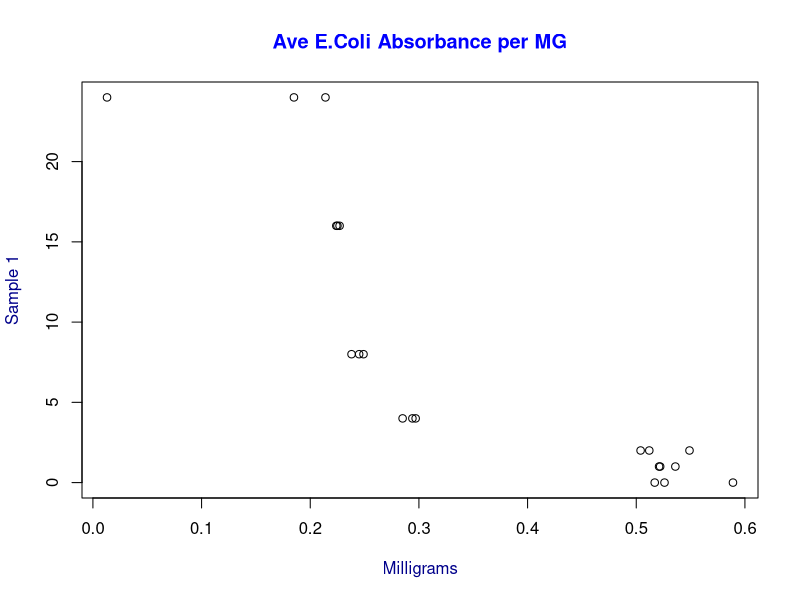
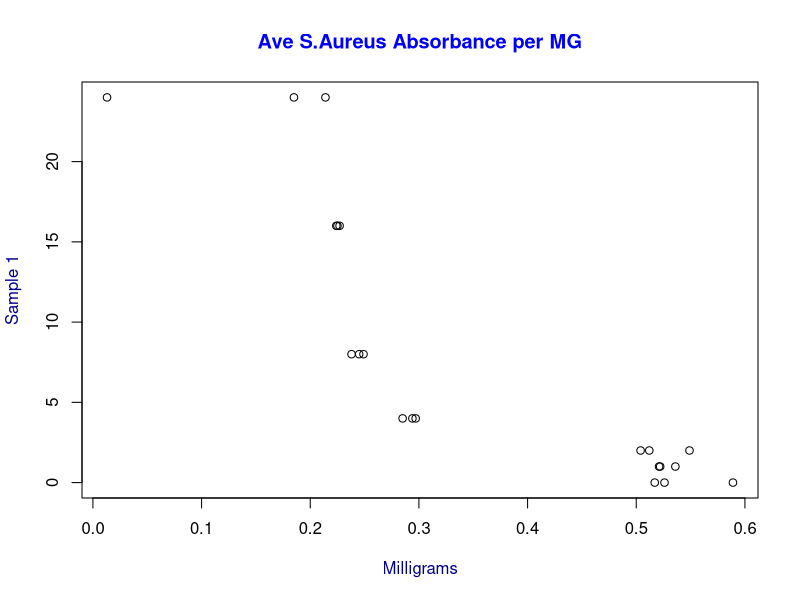
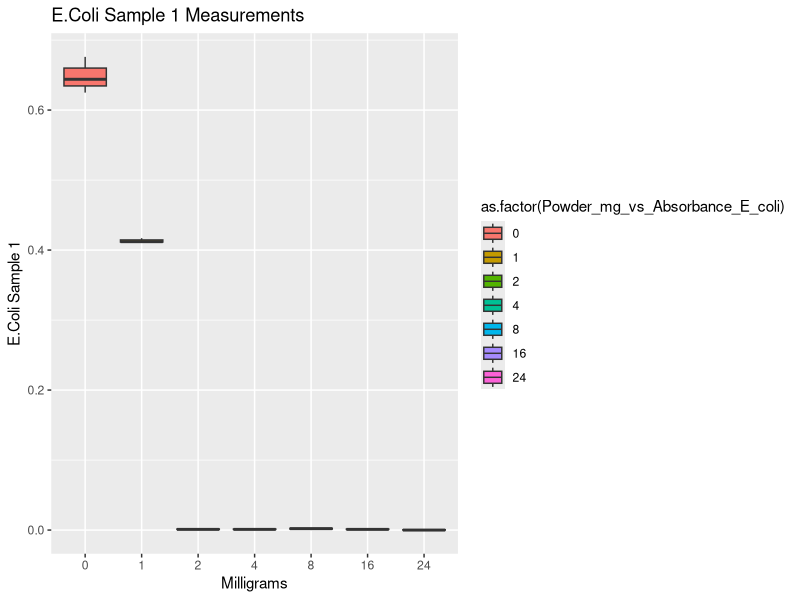
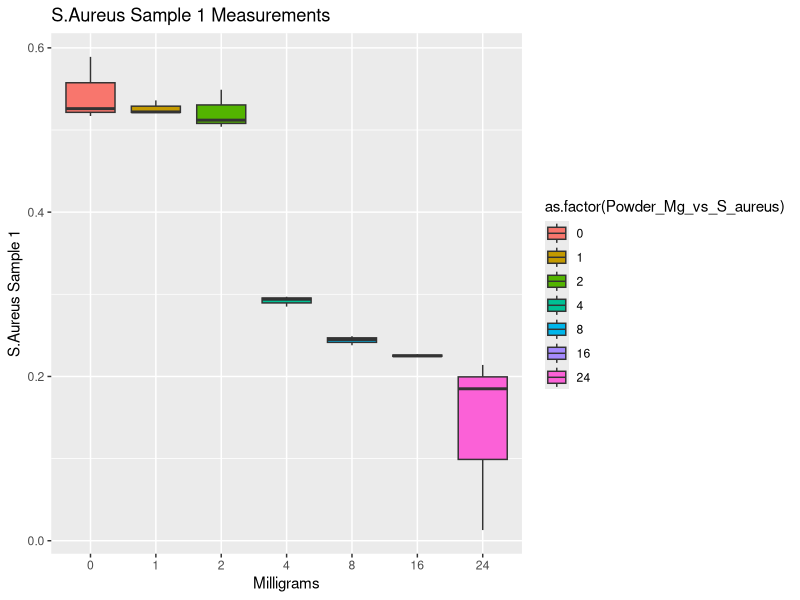
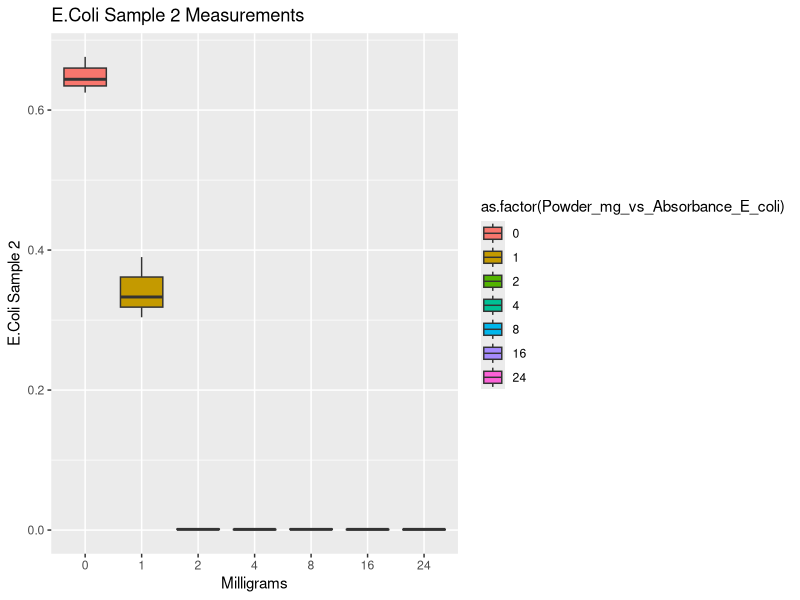
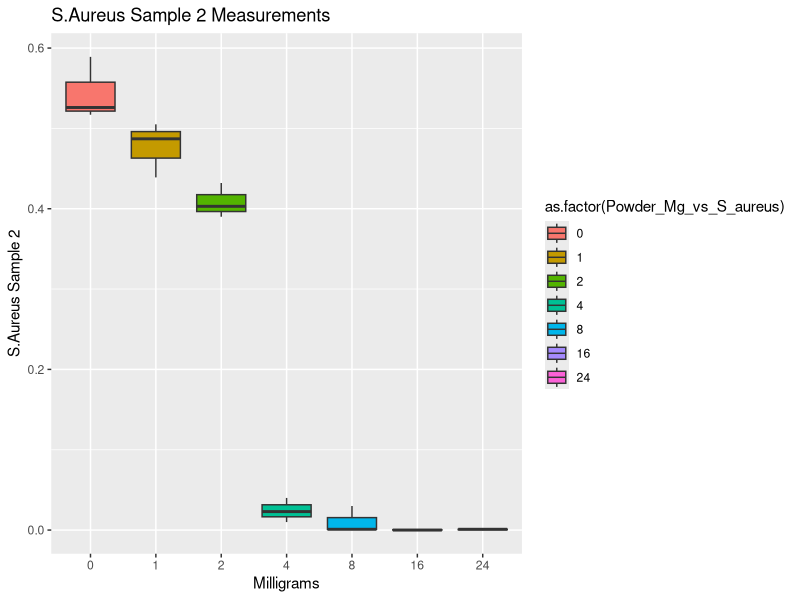
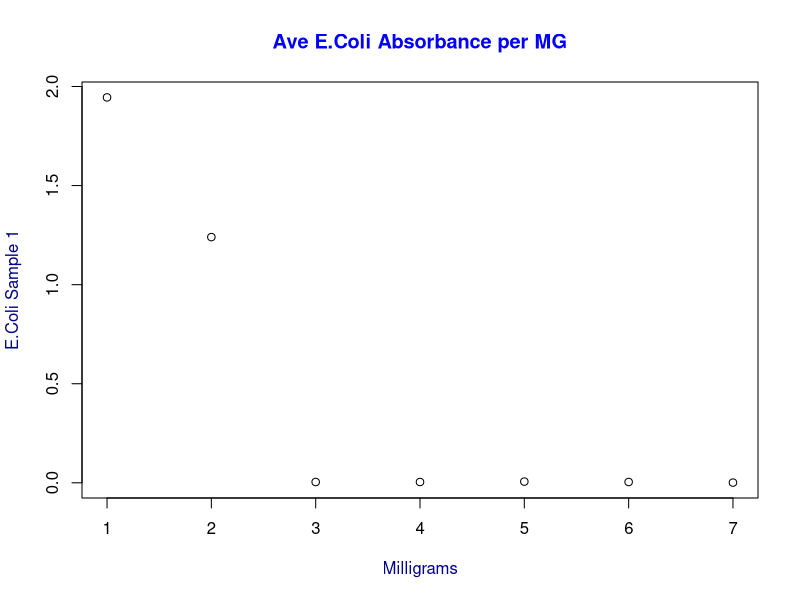
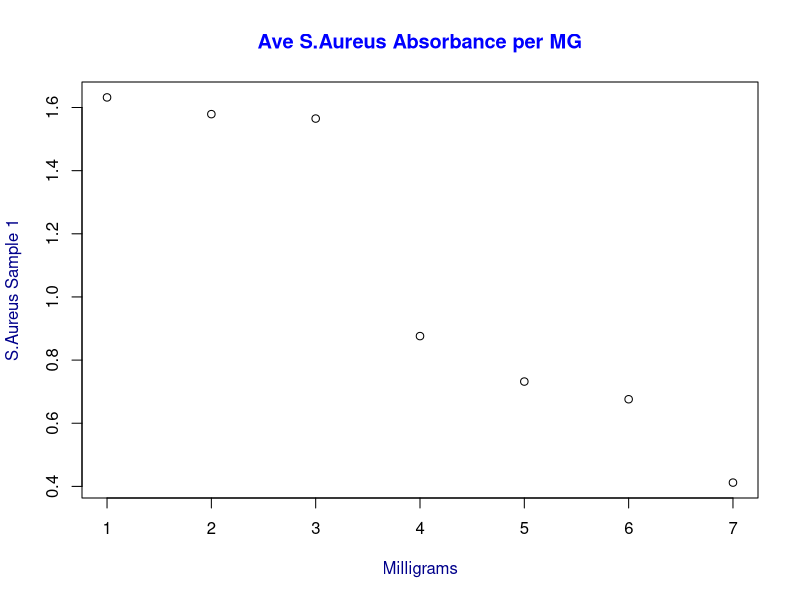

Here is the R script that generated these plots, in order:
## ---- chunk 1
setwd("C:/Users/johnakwei/Dropbox/Programming/Morphotypes")
if (!require("gridExtra")) {install.packages("gridExtra"); require("gridExtra")}
if (!require("ggplot2")) {install.packages("ggplot2"); require("ggplot2")}
## ---- chunk 2
absorbance1 <- read.csv("Absorbances1.csv", header=T)
absorbance2 <- read.csv("Absorbances2.csv", header=T)
## ---- chunk 3
names(absorbance1)
names(absorbance2)
absorbance1$Powder_mg_vs_Absorbance_E_coli <- as.numeric(absorbance1$Powder_mg_vs_Absorbance_E_coli)
absorbance2$Powder_Mg_vs_S_aureus <- as.numeric(absorbance2$Powder_Mg_vs_S_aureus)
attach(absorbance1)
attach(absorbance2)

plot(Powder_mg_vs_Absorbance_E_coli~Sample_1,
     main="Ave E.Coli Absorbance per MG",
     col.main="blue", xlab="Milligrams", ylab="Sample 1",
     col.lab="darkblue")

plot(Powder_Mg_vs_S_aureus~absorbance2$Sample_1,
     main="Ave S.Aureus Absorbance per MG",
     col.main="blue", xlab="Milligrams", ylab="Sample 1",
     col.lab="darkblue")

ggplot(absorbance1, aes(x=as.factor(Powder_mg_vs_Absorbance_E_coli),
                        y=Sample_1)) +
geom_boxplot(aes(fill=as.factor(Powder_mg_vs_Absorbance_E_coli))) +
ggtitle("E.Coli Sample 1 Measurements") +
xlab("Milligrams") + ylab("E.Coli Sample 1")

ggplot(absorbance2, aes(x=as.factor(Powder_Mg_vs_S_aureus),
                             y=absorbance2$Sample_1)) +
geom_boxplot(aes(fill=as.factor(Powder_Mg_vs_S_aureus))) +
ggtitle("S.Aureus Sample 1 Measurements") +
xlab("Milligrams") + ylab("S.Aureus Sample 1")

ggplot(absorbance1, aes(x=as.factor(Powder_mg_vs_Absorbance_E_coli), y=Sample_2)) + 
geom_boxplot(aes(fill=as.factor(Powder_mg_vs_Absorbance_E_coli))) +
ggtitle("E.Coli Sample 2 Measurements") +
xlab("Milligrams") + ylab("E.Coli Sample 2")

ggplot(absorbance2, aes(x=as.factor(Powder_Mg_vs_S_aureus),
                             y=absorbance2$Sample_2)) +
geom_boxplot(aes(fill=as.factor(Powder_Mg_vs_S_aureus))) +
ggtitle("S.Aureus Sample 2 Measurements") +
xlab("Milligrams") + ylab("S.Aureus Sample 2")

EColi_Sample_1_Sums <- tapply(absorbance1$Sample_1,
                           absorbance1$Powder_mg_vs_Absorbance_E_coli, FUN=sum, na.rm=T)
EColi_Sample_1_Sums

SAureus_Sample_1_Sums <- tapply(absorbance2$Sample_1,
                           absorbance2$Powder_Mg_vs_S_aureus, FUN=sum, na.rm=T)
SAureus_Sample_1_Sums

EColi_Sample_2_Sums <- tapply(absorbance1$Sample_2,
                           absorbance1$Powder_mg_vs_Absorbance_E_coli, FUN=sum, na.rm=T)
EColi_Sample_2_Sums

SAureus_Sample_2_Sums <- tapply(absorbance2$Sample_2,
                           absorbance2$Powder_Mg_vs_S_aureus, FUN=sum, na.rm=T)
SAureus_Sample_2_Sums

plot(EColi_Sample_1_Sums, main="Ave E.Coli Absorbance per MG",
     col.main="blue", xlab="Milligrams", ylab="E.Coli Sample 1",
     col.lab="darkblue")

plot(SAureus_Sample_1_Sums, main="Ave S.Aureus Absorbance per MG",
     col.main="blue", xlab="Milligrams", ylab="S.Aureus Sample 1",
     col.lab="darkblue")

plot(EColi_Sample_2_Sums, main="Ave E.Coli Absorbance per MG",
     col.main="blue", xlab="Milligrams", ylab="E.Coli Sample 2",
     col.lab="darkblue")

plot(SAureus_Sample_2_Sums, main="Ave S.Aureus Absorbance per MG",
     col.main="blue", xlab="Milligrams", ylab="S.Aureus Sample 2",
     col.lab="darkblue")

zeroMg <- subset(absorbance1, absorbance1[,1]==0)

zeroMg <- filter(absorbance1,
                 absorbance1$Powder_mg_vs_Absorbance_E_coli==0)

sample1 <- aggregate(absorbance1$Powder_mg_vs_Absorbance_E_coli~
                           absorbance1$Sample_1, FUN=sum)

ggplot(absorbance1, aes(x=as.factor(Powder_mg_vs_Absorbance_E_coli),
                        y=Sample_1)) +
geom_bar(aes(), stat="identity") +
xlab('Milligrams') + ylab('E.coli Absorbance Sample 1') +
ggtitle('E.Coli absorbance per MG') +
theme(plot.title=element_text(color="blue")) +
theme(axis.title=element_text(color="darkblue"))

ggplot(absorbance2, aes(x=as.factor(Powder_Mg_vs_S_aureus),
                        y=absorbance2$Sample_1)) +
geom_bar(aes(), stat="identity") +
xlab('Milligrams') + ylab('S.Aureus Absorbance Sample 1') +
ggtitle('S.Aureus absorbance per MG') +
theme(plot.title=element_text(color="blue")) +
theme(axis.title=element_text(color="darkblue"))

ggplot(absorbance1, aes(x=as.factor(Powder_mg_vs_Absorbance_E_coli),
                        y=Sample_2)) +
geom_bar(aes(), stat="identity") +
xlab('Milligrams') + ylab('E.coli Absorbance Sample 2') +
ggtitle('E.Coli absorbance per MG') +
theme(plot.title=element_text(color="blue")) +
theme(axis.title=element_text(color="darkblue"))

ggplot(absorbance2, aes(x=as.factor(Powder_Mg_vs_S_aureus),
                        y=absorbance2$Sample_2)) +
geom_bar(aes(), stat="identity") +
xlab('Milligrams') + ylab('S.Aureus Absorbance Sample 2') +
ggtitle('S.Aureus absorbance per MG') +
theme(plot.title=element_text(color="blue")) +
theme(axis.title=element_text(color="darkblue"))
## ---- chunk 4
fit <- lm(absorbance1$Powder_mg_vs_Absorbance_E_coli~
                           absorbance1$Sample_1, na.rm=T)
layout(matrix(c(1,2,3,4),2,2))
plot(fit)
## ---- chunk 5
absorbance1_sample1_Cor <- cor(Powder_mg_vs_Absorbance_E_coli, Sample_1,
                       method="pearson")

absorbance1_sample2_Cor <- cor(Powder_mg_vs_Absorbance_E_coli, Sample_2,
                       method="pearson")
## ---- chunk 6
absorbance1_sample1_CorTest <- cor.test(Powder_mg_vs_Absorbance_E_coli, Sample_1, method="spearman")
absorbance1_sample1_CorTest
## ---- chunk 7
plot(Powder_mg_vs_Absorbance_E_coli, Sample_1,
     xlab="MG", ylab="E.Coli Sample 1", main="E.Coli Absorbance Correlation",
     col=unique(Powder_mg_vs_Absorbance_E_coli), pch=19)
abline(lm(Powder_mg_vs_Absorbance_E_coli~Sample_1), col="#008000")
legend("right", title="Milligrams", legend=unique(Powder_mg_vs_Absorbance_E_coli), col=unique(Powder_mg_vs_Absorbance_E_coli), cex=.5, pch=19)

plot((Powder_mg_vs_Absorbance_E_coli + absorbance2$Powder_Mg_vs_S_aureus),
     (absorbance1$Sample_1 + absorbance2$Sample_1),
     xlab="Milligrams", ylab="Sample 1",
     main="E.Coli vs S.Aureus Absorbance Correlation", pch=19)
abline(lm((Powder_mg_vs_Absorbance_E_coli + absorbance2$Powder_Mg_vs_S_aureus)~(absorbance1$Sample_1 + absorbance2$Sample_1)), col="#008000")
